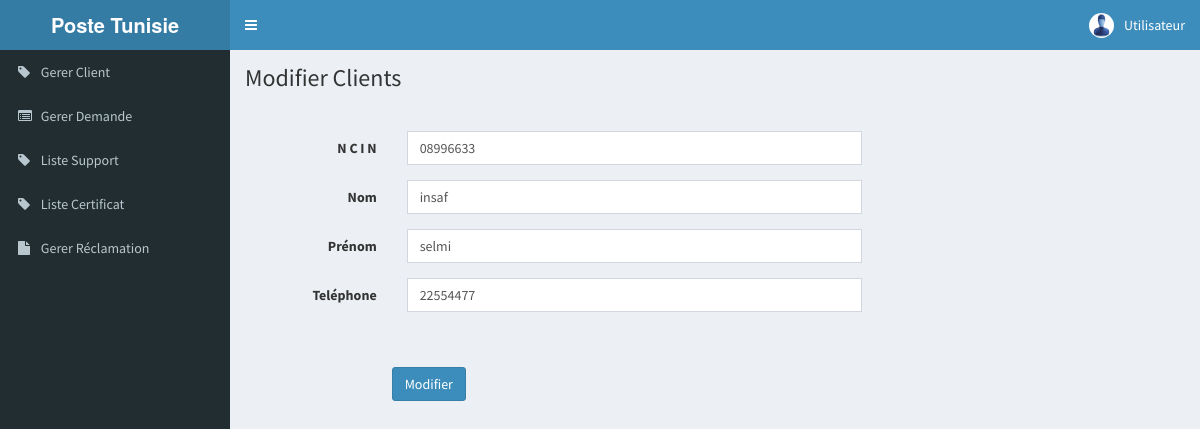
Page /POSTE/modifier_client.php?id=14 on the committed database.
### tables this page shows
CREATE TABLE IF NOT EXISTS `client` (
  `id_client` int(100) NOT NULL AUTO_INCREMENT,
  `ncin` text NOT NULL,
  `nom` text NOT NULL,
  `prenom` text NOT NULL,
  `tel` text NOT NULL,
  `email` text NOT NULL,
  PRIMARY KEY (`id_client`)
);

### POSTE/class/class.php (called while the page is built, shortened)
<?php
require_once("DataBase.php");
require_once("client.php");
  $client = new client();
?>

### POSTE/class/DataBase.php (called while the page is built, shortened)
<?php
class Database {
	public static function connect() {
			$connexion = new PDO('mysql:host=localhost;dbname=poste', 'root', '');
			$connexion->exec("SET CHARACTER SET utf8");
		return $connexion;
	}
}
?>

### POSTE/class/client.php (called while the page is built, shortened)
<?php
class client
{
	public function select_client($id)
	{
		$select = DataBase::connect()->query("select * from client where id_client=$id");
		$liste = $select->fetchAll(PDO::FETCH_ASSOC);
		return $liste;
	}
}

### POSTE/modifier_client.php (the view, shortened to what this page needs)
<?php
require_once("header.php");
?>
      <div class="content-wrapper">
        <section class="content-header">
          <h1>
            Modifier Clients
          </h1>
          <br><br>
          <?php
            $id = $_GET['id'];
    $liste = $client->select_client($id);
    foreach($liste as $row) {
      $nom = $row["nom"];
      $prenom = $row["prenom"];
      $ncin = $row["ncin"];
      $tel = $row["tel"];
          ?>
<form class="form-horizontal" role="form" method="post" action="<?php echo $_SERVER['PHP_SELF']."?id=".$_GET['id'];  ?>">
   <div class="form-group">
      <label for="firstname" class="col-sm-2 control-label">N C I N</label>
      <div class="col-sm-6">
         <input type="text" value="<?php echo $ncin; ?>" class="form-control" id="firstname" name="ncin" placeholder="">
    </div>
     </div>
 <div class="form-group">
      <label for="firstname" class="col-sm-2 control-label">Nom</label>
      <div class="col-sm-6">
         <input type="text" value="<?php echo $nom; ?>"  class="form-control" id="firstname" name="nom" placeholder="">
    </div>
     </div>
     <div class="form-group">
      <label for="firstname" class="col-sm-2 control-label">Prénom</label>
      <div class="col-sm-6">
         <input type="text" value="<?php echo $prenom; ?>" class="form-control" id="firstname" name="prenom" placeholder="">
    </div>
     </div>
       <div class="form-group">
      <label for="firstname" class="col-sm-2 control-label">Teléphone</label>
      <div class="col-sm-6">
         <input type="text" value="<?php echo $tel; ?>" class="form-control" id="firstname" name="tel" placeholder="">
    </div>
     </div>
     <br><br>
      <div class="form-group">
      <label class="col-sm-2 control-label"></label>
    <input type="submit" value="Modifier" class="btn btn-primary">
   </div>
</form>
      <?php
    }
      ?>
        </section>
        <section class="content" style="">
        </div>
    </div>
  </body>
</html>

### rows in the picture
client: ncin "08996633", nom "insaf", prenom "selmi", tel "22554477"
